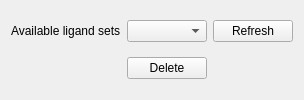
                   <widget class="QWidget" name="tab_10">
                    <attribute name="title">
                     <string>Delete</string>
                    </attribute>
                    <layout class="QGridLayout" name="gridLayout_6">
                     <item row="0" column="0">
                      <widget class="QLabel" name="label_27">
                       <property name="text">
                        <string>Available ligand sets</string>
                       </property>
                      </widget>
                     </item>
                     <item row="1" column="1">
                      <widget class="QPushButton" name="nrgrank_ligand_set_delete">
                       <property name="text">
                        <string>Delete</string>
                       </property>
                      </widget>
                     </item>
                     <item row="0" column="1">
                      <widget class="QComboBox" name="nrgrank_delete_ligand_set_dropdown">
                       <property name="sizePolicy">
                        <sizepolicy hsizetype="Expanding" vsizetype="Fixed">
                         <horstretch>0</horstretch>
                         <verstretch>0</verstretch>
                        </sizepolicy>
                       </property>
                      </widget>
                     </item>
                     <item row="0" column="2">
                      <widget class="QPushButton" name="nrgrank_delete_ligand_set_refresh">
                       <property name="text">
                        <string>Refresh</string>
                       </property>
                      </widget>
                     </item>
                    </layout>
                   </widget>
